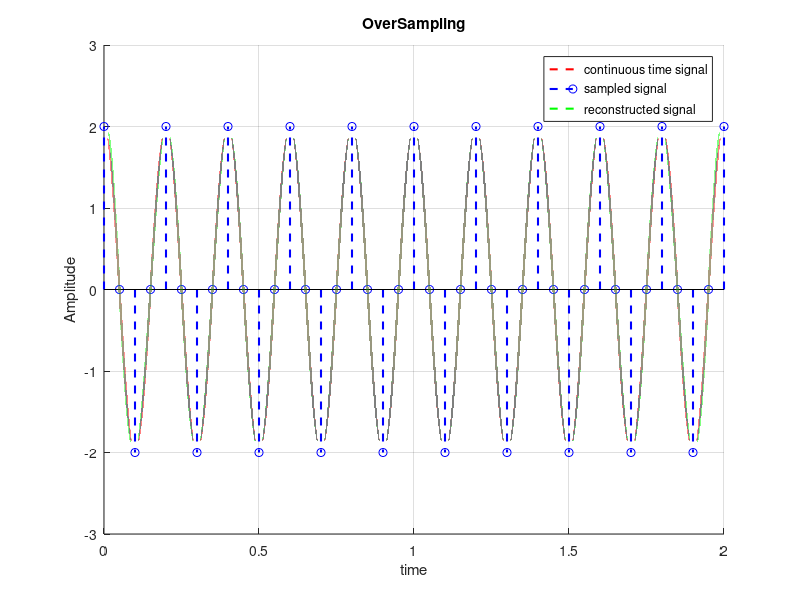

This chart was generated by the following MATLAB code:
% Get the first and second frequencies as input from the user
f1 = input("enter the first frequency in Hz : "); % 1500Hz
f2 = input("enter the second frequency in Hz : "); % 3000Hz

% Determine the maximum frequency and Nyquist frequency
fm = max(f1, f2);
fnyg = 2 * fm;

% Calculate the sampling frequency and sampling interval
fs = 2 * fnyg;
ts = 1 / fs;

% Create a time vector for continuous time
tc = 0:1e-6:40 * ts;

% Generate the continuous time signal by summing two cosines
xc = cos(2 * pi * f1 * tc) + cos(2 * pi * f2 * tc);

% Create a time vector for discrete time
td = 0:ts:40 * ts;

% Generate the discrete time signal by summing two cosines
xd = cos(2 * pi * f1 * td) + cos(2 * pi * f2 * td);

% Determine the length of the discrete time signal
N = length(td);

% Create an array of indices
n = 0:N - 1;

% Initialize an array for reconstructed signal
xr = zeros(size(tc));

% Initialize a matrix to store sinc functions for each sample
sinc_train = zeros(N, length(tc));

% Loop through each sample and create corresponding sinc function
for n = 0:N - 1
    % Generate a sinc function centered at the current sample
    sinc_train(n + 1, :) = sinc((tc - n * ts) / ts);
    
    % Compute the current contribution to the reconstructed signal
    current_sinc = xd(n + 1) * sinc_train(n + 1, :);
    
    % Add the current contribution to the reconstructed signal
    xr = xr + current_sinc;
end

% Plot the original continuous signal, sampled signal, and reconstructed signal
figure(1);
hold on;
grid on;
plot(tc, xc, "r--", "linewidth", 1.5);
stem(td, xd, "b--", "linewidth", 1.5);
plot(tc, xr, "g--", "linewidth", 1.5);

% Add legend and labels
legend("continuous time signal", "sampled signal", "reconstructed signal");
xlabel("time");
ylabel("Amplitude");
title("OverSampling");


